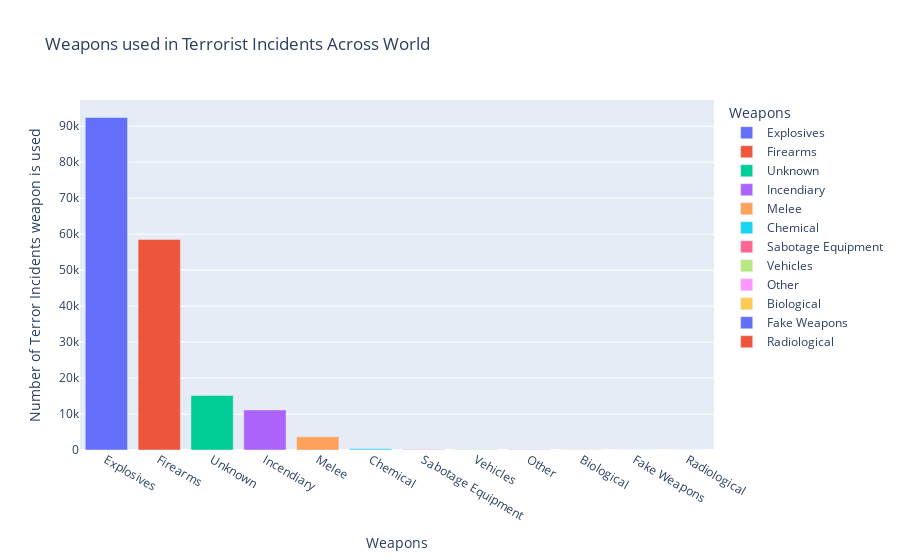

The code cell stored with this chart in its notebook:
### Code cell
bar=px.bar(x=df4['weaptype1_txt'],y=df4['eventid'], color=df4['weaptype1_txt'],title='Weapons used in Terrorist Incidents Across World',
          labels={
              'x':'Weapons',
              'y':'Number of Terror Incidents weapon is used',
              'color':'Weapons'
          })
bar.show()

### Figure 1 — Plotly figure (JSON) as saved in the notebook; plotly's stock layout.template omitted (floating-point values rounded to 4 significant figures)
{"data": [{"alignmentgroup": "True", "hovertemplate": "Weapons=%{x}<br>Number of Terror Incidents weapon is used=%{y}<extra></extra>", "legendgroup": "Explosives", "marker": {"color": "#636efa", "pattern": {"shape": ""}}, "name": "Explosives", "offsetgroup": "Explosives", "orientation": "v", "showlegend": true, "textposition": "auto", "type": "bar", "x": ["Explosives"], "xaxis": "x", "y": [92426], "yaxis": "y"}, {"alignmentgroup": "True", "hovertemplate": "Weapons=%{x}<br>Number of Terror Incidents weapon is used=%{y}<extra></extra>", "legendgroup": "Firearms", "marker": {"color": "#EF553B", "pattern": {"shape": ""}}, "name": "Firearms", "offsetgroup": "Firearms", "orientation": "v", "showlegend": true, "textposition": "auto", "type": "bar", "x": ["Firearms"], "xaxis": "x", "y": [58524], "yaxis": "y"}, {"alignmentgroup": "True", "hovertemplate": "Weapons=%{x}<br>Number of Terror Incidents weapon is used=%{y}<extra></extra>", "legendgroup": "Unknown", "marker": {"color": "#00cc96", "pattern": {"shape": ""}}, "name": "Unknown", "offsetgroup": "Unknown", "orientation": "v", "showlegend": true, "textposition": "auto", "type": "bar", "x": ["Unknown"], "xaxis": "x", "y": [15157], "yaxis": "y"}, {"alignmentgroup": "True", "hovertemplate": "Weapons=%{x}<br>Number of Terror Incidents weapon is used=%{y}<extra></extra>", "legendgroup": "Incendiary", "marker": {"color": "#ab63fa", "pattern": {"shape": ""}}, "name": "Incendiary", "offsetgroup": "Incendiary", "orientation": "v", "showlegend": true, "textposition": "auto", "type": "bar", "x": ["Incendiary"], "xaxis": "x", "y": [11135], "yaxis": "y"}, {"alignmentgroup": "True", "hovertemplate": "Weapons=%{x}<br>Number of Terror Incidents weapon is used=%{y}<extra></extra>", "legendgroup": "Melee", "marker": {"color": "#FFA15A", "pattern": {"shape": ""}}, "name": "Melee", "offsetgroup": "Melee", "orientation": "v", "showlegend": true, "textposition": "auto", "type": "bar", "x": ["Melee"], "xaxis": "x", "y": [3655], "yaxis": "y"}, {"alignmentgroup": "True", "hovertemplate": "Weapons=%{x}<br>Number of Terror Incidents weapon is used=%{y}<extra></extra>", "legendgroup": "Chemical", "marker": {"color": "#19d3f3", "pattern": {"shape": ""}}, "name": "Chemical", "offsetgroup": "Chemical", "orientation": "v", "showlegend": true, "textposition": "auto", "type": "bar", "x": ["Chemical"], "xaxis": "x", "y": [321], "yaxis": "y"}, {"alignmentgroup": "True", "hovertemplate": "Weapons=%{x}<br>Number of Terror Incidents weapon is used=%{y}<extra></extra>", "legendgroup": "Sabotage Equipment", "marker": {"color": "#FF6692", "pattern": {"shape": ""}}, "name": "Sabotage Equipment", "offsetgroup": "Sabotage Equipment", "orientation": "v", "showlegend": true, "textposition": "auto", "type": "bar", "x": ["Sabotage Equipment"], "xaxis": "x", "y": [141], "yaxis": "y"}, {"alignmentgroup": "True", "hovertemplate": "Weapons=%{x}<br>Number of Terror Incidents weapon is used=%{y}<extra></extra>", "legendgroup": "Vehicles", "marker": {"color": "#B6E880", "pattern": {"shape": ""}}, "name": "Vehicles", "offsetgroup": "Vehicles", "orientation": "v", "showlegend": true, "textposition": "auto", "type": "bar", "x": ["Vehicles"], "xaxis": "x", "y": [136], "yaxis": "y"}, {"alignmentgroup": "True", "hovertemplate": "Weapons=%{x}<br>Number of Terror Incidents weapon is used=%{y}<extra></extra>", "legendgroup": "Other", "marker": {"color": "#FF97FF", "pattern": {"shape": ""}}, "name": "Other", "offsetgroup": "Other", "orientation": "v", "showlegend": true, "textposition": "auto", "type": "bar", "x": ["Other"], "xaxis": "x", "y": [114], "yaxis": "y"}, {"alignmentgroup": "True", "hovertemplate": "Weapons=%{x}<br>Number of Terror Incidents weapon is used=%{y}<extra></extra>", "legendgroup": "Biological", "marker": {"color": "#FECB52", "pattern": {"shape": ""}}, "name": "Biological", "offsetgroup": "Biological", "orientation": "v", "showlegend": true, "textposition": "auto", "type": "bar", "x": ["Biological"], "xaxis": "x", "y": [35], "yaxis": "y"}, {"alignmentgroup": "True", "hovertemplate": "Weapons=%{x}<br>Number of Terror Incidents weapon is used=%{y}<extra></extra>", "legendgroup": "Fake Weapons", "marker": {"color": "#636efa", "pattern": {"shape": ""}}, "name": "Fake Weapons", "offsetgroup": "Fake Weapons", "orientation": "v", "showlegend": true, "textposition": "auto", "type": "bar", "x": ["Fake Weapons"], "xaxis": "x", "y": [33], "yaxis": "y"}, {"alignmentgroup": "True", "hovertemplate": "Weapons=%{x}<br>Number of Terror Incidents weapon is used=%{y}<extra></extra>", "legendgroup": "Radiological", "marker": {"color": "#EF553B", "pattern": {"shape": ""}}, "name": "Radiological", "offsetgroup": "Radiological", "orientation": "v", "showlegend": true, "textposition": "auto", "type": "bar", "x": ["Radiological"], "xaxis": "x", "y": [14], "yaxis": "y"}], "layout": {"barmode": "relative", "legend": {"title": {"text": "Weapons"}, "tracegroupgap": 0}, "title": {"text": "Weapons used in Terrorist Incidents Across World"}, "xaxis": {"anchor": "y", "domain": [0, 1], "title": {"text": "Weapons"}}, "yaxis": {"anchor": "x", "domain": [0, 1], "title": {"text": "Number of Terror Incidents weapon is used"}}}}
